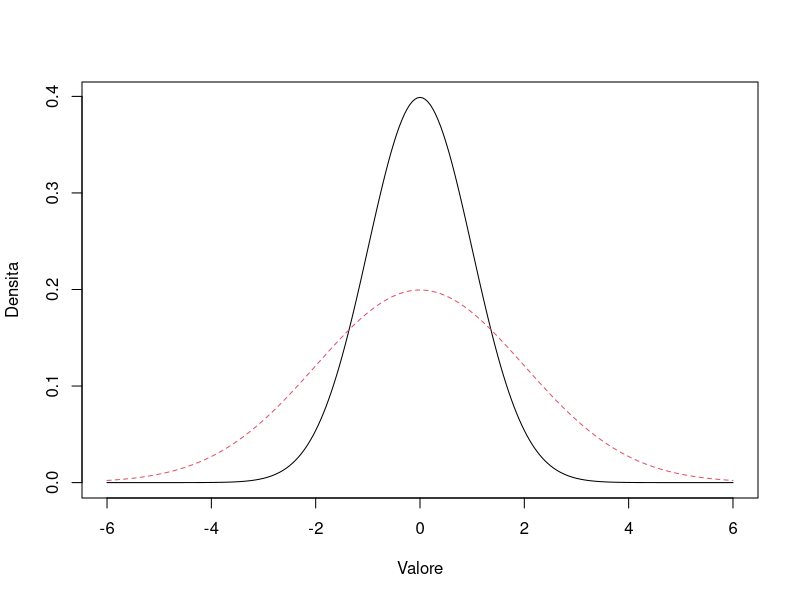

Generate this figure with R:
# Normali teoriche: mediana comune
x57 <- seq(-6,6,length.out=241)
matplot(x57,cbind(dnorm(x57),
        dnorm(x57,0,2)),type="l",
        xlab="Valore",ylab="Densita")
pnorm(0/sqrt(1^2+2^2))  # P(B>A)=.5
